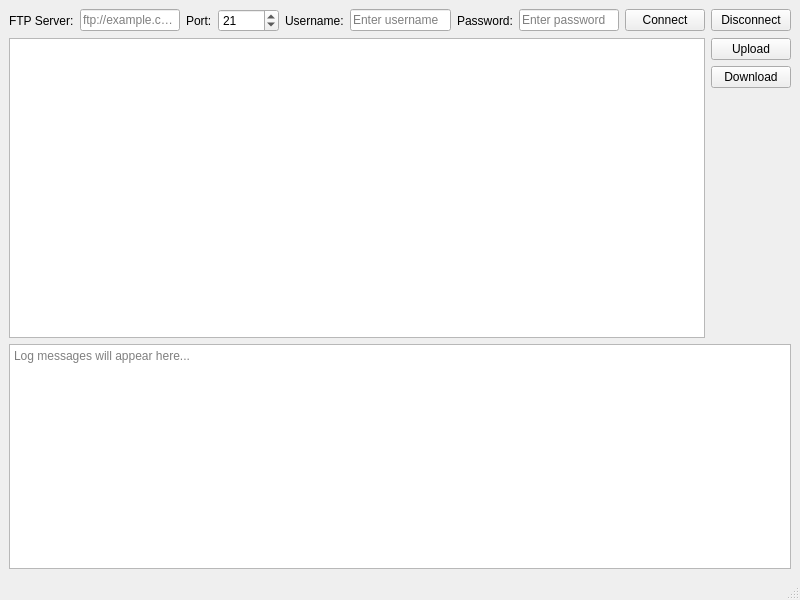
<?xml version="1.0" encoding="UTF-8"?>
<ui version="4.0">
 <class>MainWindow</class>
 <widget class="QMainWindow" name="MainWindow">
  <property name="geometry">
   <rect>
    <x>0</x>
    <y>0</y>
    <width>800</width>
    <height>600</height>
   </rect>
  </property>
  <property name="windowTitle">
   <string>Simple FTP Client</string>
  </property>
  <widget class="QWidget" name="centralwidget">
   <layout class="QVBoxLayout" name="verticalLayout">
    <item>
     <layout class="QHBoxLayout" name="horizontalLayout">
      <item>
       <widget class="QLabel" name="label">
        <property name="text">
         <string>FTP Server:</string>
        </property>
       </widget>
      </item>
      <item>
       <widget class="QLineEdit" name="serverEdit">
        <property name="placeholderText">
         <string>ftp://example.com</string>
        </property>
       </widget>
      </item>
      <item>
       <widget class="QLabel" name="label_4">
        <property name="text">
         <string>Port:</string>
        </property>
       </widget>
      </item>
      <item>
       <widget class="QSpinBox" name="portSpinBox">
        <property name="minimum">
         <number>1</number>
        </property>
        <property name="maximum">
         <number>65535</number>
        </property>
        <property name="value">
         <number>21</number>
        </property>
       </widget>
      </item>
      <item>
       <widget class="QLabel" name="label_2">
        <property name="text">
         <string>Username:</string>
        </property>
       </widget>
      </item>
      <item>
       <widget class="QLineEdit" name="usernameEdit">
        <property name="placeholderText">
         <string>Enter username</string>
        </property>
       </widget>
      </item>
      <item>
       <widget class="QLabel" name="label_3">
        <property name="text">
         <string>Password:</string>
        </property>
       </widget>
      </item>
      <item>
       <widget class="QLineEdit" name="passwordEdit">
        <property name="echoMode">
         <enum>QLineEdit::Password</enum>
        </property>
        <property name="placeholderText">
         <string>Enter password</string>
        </property>
       </widget>
      </item>
      <item>
       <widget class="QPushButton" name="connectButton">
        <property name="text">
         <string>Connect</string>
        </property>
       </widget>
      </item>
      <item>
       <widget class="QPushButton" name="disconnectButton">
        <property name="text">
         <string>Disconnect</string>
        </property>
       </widget>
      </item>
     </layout>
    </item>
    <item>
     <layout class="QHBoxLayout" name="horizontalLayout_2">
      <item>
       <widget class="QTreeView" name="fileTreeView">
        <property name="sizePolicy">
         <sizepolicy hsizetype="Expanding" vsizetype="Expanding">
          <horstretch>0</horstretch>
          <verstretch>0</verstretch>
         </sizepolicy>
        </property>
        <property name="minimumSize">
         <size>
          <width>0</width>
          <height>300</height>
         </size>
        </property>
       </widget>
      </item>
      <item>
       <layout class="QVBoxLayout" name="verticalLayout_2">
        <item>
         <widget class="QPushButton" name="uploadButton">
          <property name="text">
           <string>Upload</string>
          </property>
         </widget>
        </item>
        <item>
         <widget class="QPushButton" name="downloadButton">
          <property name="text">
           <string>Download</string>
          </property>
         </widget>
        </item>
        <item>
         <spacer name="verticalSpacer">
          <property name="orientation">
           <enum>Qt::Vertical</enum>
          </property>
          <property name="sizeHint" stdset="0">
           <size>
            <width>20</width>
            <height>40</height>
           </size>
          </property>
         </spacer>
        </item>
       </layout>
      </item>
     </layout>
    </item>
    <item>
     <widget class="QPlainTextEdit" name="logTextEdit">
      <property name="readOnly">
       <bool>true</bool>
      </property>
      <property name="placeholderText">
       <string>Log messages will appear here...</string>
      </property>
     </widget>
    </item>
   </layout>
  </widget>
  <widget class="QMenuBar" name="menubar">
   <property name="geometry">
    <rect>
     <x>0</x>
     <y>0</y>
     <width>800</width>
     <height>21</height>
    </rect>
   </property>
  </widget>
  <widget class="QStatusBar" name="statusbar"/>
 </widget>
 <resources/>
 <connections/>
</ui>
